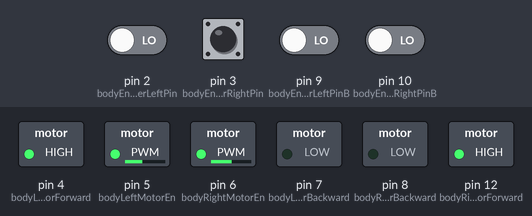
The sketch below on a simulated Arduino Uno, built with avr-gcc and run on an emulated ATmega328P. On the bench: switched loads named in the sketch (green lamp = pin HIGH). The inputs (shaded band) are chosen by the test bench; at power-on: pin 2 (bodyEncoderLeftPin), pin 3 (bodyEncoderRightPin), pin 9 (bodyEncoderLeftPinB), pin 10 (bodyEncoderRightPinB) LOW. What the sketch prints to the serial monitor is not drawn.

Above: at 4.2 s.
4.3 s: pin 2 (bodyEncoderLeftPin) driven HIGH
At 4.9 s:
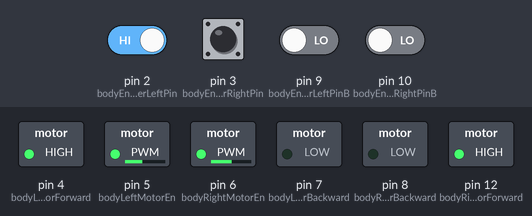
7.3 s: pin 3 (bodyEncoderRightPin) pulsed HIGH 2 times (0.12 s each, 0.3 s apart)
At 7.51 s:
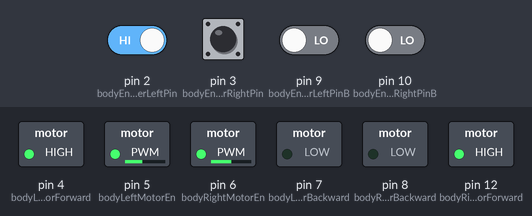
9.4 s: pin 3 (bodyEncoderRightPin) driven HIGH
At 9.9 s:
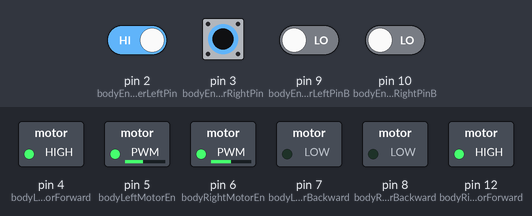
Timing chart, 0 to 12.4 s (numbered marks = the images above; inputs shaded):
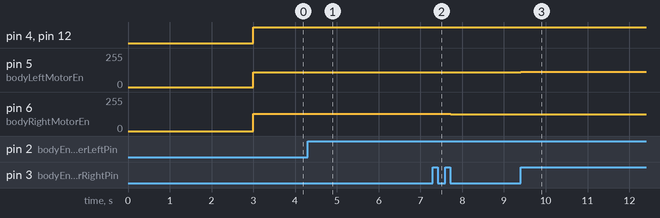

Measured:
- after the input at 4.3 s, pin 5 (bodyLeftMotorEn): 110/255 → 109/255 at once
- after the input at 7.3 s, pin 5 (bodyLeftMotorEn): 109/255 → 110/255 at once, → 111/255 0.30 s later, → 112/255 0.12 s later; pin 6 (bodyRightMotorEn): 130/255 → 129/255 after 0.12 s, → 128/255 0.18 s later, → 127/255 0.12 s later
- after the input at 9.4 s, pin 5 (bodyLeftMotorEn): 112/255 → 113/255 at once; pin 6 (bodyRightMotorEn): 127/255 → 126/255 at once

The sketch:

encoders-pwm-adjusted.ino
```cpp
#define serialSpeed 115200

#define bodyLeftMotorPwmRef 110
#define bodyRightMotorPwmRef 130

#define steeringFactor 0.9

// encoder type
#define bodyEncoderSJ01 true
#define bodyEncoderHC020K false
#define bodyEncoderLM393 false

#if bodyEncoderSJ01
#define bodyEncoderSignal CHANGE
#define bodyEncoderInputSignal INPUT
#endif
#if bodyEncoderHC020K
#define bodyEncoderSignal FALLING
#define bodyEncoderInputSignal INPUT_PULLUP
#endif
#if bodyEncoderLM393
#define bodyEncoderSignal RISING
#define bodyEncoderInputSignal INPUT
#endif

// motor one
#define enA 5
#define in1 4
#define in2 7
// motor two
#define enB 6
#define in3 8
#define in4 12

// LeftMotor
#define bodyLeftMotorEn enA
#define bodyLeftMotorForward in1
#define bodyLeftMotorBackward in2

// RightMotor
#define bodyRightMotorEn enB
#define bodyRightMotorForward in4
#define bodyRightMotorBackward in3

// encoder LeftMotor
#define bodyEncoderLeftInt 0
#define bodyEncoderLeftFunction bodyEncoderLeftCounter
#define bodyEncoderLeftPin 2 // A pin the interrupt pin
#if bodyEncoderSJ01
#define bodyEncoderLeftPinB 9 // B pin: the digital pin
#endif
#define bodyEncoderLeftSignal bodyEncoderSignal
#define bodyEncoderLeftInputSignal bodyEncoderInputSignal

// encoder RightMotor
#define bodyEncoderRightInt 1
#define bodyEncoderRightFunction bodyEncoderRightCounter
#define bodyEncoderRightPin 3 // A pin: the interrupt pin
#if bodyEncoderSJ01
#define bodyEncoderRightPinB 10 // B pin: the digital pin
#endif
#define bodyEncoderRightSignal bodyEncoderSignal
#define bodyEncoderRightInputSignal bodyEncoderInputSignal

#if bodyEncoderSJ01
byte bodyEncoderLeftPinLast;
boolean bodyEncoderLeftDirection; // the rotation direction
byte bodyEncoderRightPinLast;
boolean bodyEncoderRightDirection; //the rotation direction
#endif

volatile signed long bodyEncoderLeftTotalPulses = 0;
volatile signed long bodyEncoderRightTotalPulses = 0;

unsigned long loopTimeStart = 0;

void setup() {
  Serial.begin(serialSpeed); //Initialize the serial port

  pinMode(bodyLeftMotorEn, OUTPUT);
  pinMode(bodyLeftMotorForward, OUTPUT);
  pinMode(bodyLeftMotorBackward, OUTPUT);
  pinMode(bodyRightMotorEn, OUTPUT);
  pinMode(bodyRightMotorForward, OUTPUT);
  pinMode(bodyRightMotorBackward, OUTPUT);


#if bodyEncoderSJ01
  bodyEncoderLeftDirection = true; //default -> Forward
  pinMode(bodyEncoderLeftPinB, bodyEncoderLeftInputSignal);
#endif
  attachInterrupt(bodyEncoderLeftInt, bodyEncoderLeftFunction, bodyEncoderLeftSignal);

#if bodyEncoderSJ01
  bodyEncoderRightDirection = true; // default -> Forward
  pinMode(bodyEncoderRightPinB, bodyEncoderRightInputSignal);
#endif
  attachInterrupt(bodyEncoderRightInt, bodyEncoderRightFunction, bodyEncoderRightSignal);

  delay(3000);

  loopTimeStart = millis();

}

void loop() {
  unsigned long loopTime = 0;

  signed long steeringError = 0;
  unsigned int bodyLeftMotorPwmOut = 0;
  unsigned int bodyRightMotorPwmOut = 0;

  // set direction
  setBodyMotorLeftForward();
  setBodyMotorRightForward();

  // calculate pwm output
  steeringError = abs(bodyEncoderLeftTotalPulses) - abs(bodyEncoderRightTotalPulses);

  bodyLeftMotorPwmOut = bodyLeftMotorPwmRef - (steeringError * steeringFactor);
  bodyRightMotorPwmOut = bodyRightMotorPwmRef + (steeringError * steeringFactor);

  // set speed
  analogWrite(bodyLeftMotorEn, bodyLeftMotorPwmOut);
  analogWrite(bodyRightMotorEn, bodyRightMotorPwmOut);

  // display info
  //Serial.print(abs(bodyEncoderLeftTotalPulses)); Serial.print("\t");
  //Serial.print(abs(bodyEncoderRightTotalPulses)); Serial.print("\t");
  Serial.print((float)bodyLeftMotorPwmOut/10.0); Serial.print("\t"); // divided for scale display
  Serial.print((float)bodyRightMotorPwmOut/10.0); Serial.print("\t"); // divided for scale display
  Serial.print(steeringError); Serial.print("\t");
  Serial.print(steeringError * steeringFactor); Serial.print("\t");
  Serial.println("");

  // end loop
  loopTime = millis() - loopTimeStart;
  loopTimeStart = millis();
}


void bodyEncoderLeftCounter() {
#if bodyEncoderSJ01
  int Lstate = digitalRead(bodyEncoderLeftPin);
  if((bodyEncoderLeftPinLast == LOW) && Lstate==HIGH)
  {
    int val = digitalRead(bodyEncoderLeftPinB);
    if(val == LOW && bodyEncoderLeftDirection)
    {
      bodyEncoderLeftDirection = false; //Reverse
    }
    else if(val == HIGH && !bodyEncoderLeftDirection)
    {
      bodyEncoderLeftDirection = true;  //Forward
    }
  }
  bodyEncoderLeftPinLast = Lstate;

  if(!bodyEncoderLeftDirection)
  {
    bodyEncoderLeftTotalPulses++;
  } else {
    bodyEncoderLeftTotalPulses--;
  }
#else
  bodyEncoderLeftTotalPulses ++;
#endif
}

void bodyEncoderRightCounter() {
#if bodyEncoderSJ01
  int Lstate = digitalRead(bodyEncoderRightPin);
  if((bodyEncoderRightPinLast == LOW) && Lstate==HIGH)
  {
    int val = digitalRead(bodyEncoderRightPinB);
    if(val == LOW && bodyEncoderRightDirection)
    {
      bodyEncoderRightDirection = false; // Reverse
    }
    else if(val == HIGH && !bodyEncoderRightDirection)
    {
      bodyEncoderRightDirection = true;  // Forward
    }
  }
  bodyEncoderRightPinLast = Lstate;

  if(!bodyEncoderRightDirection)
  {
    bodyEncoderRightTotalPulses ++;
  } else {
    bodyEncoderRightTotalPulses --;
  }
#else
  bodyEncoderRightTotalPulses ++;
#endif
}

void setBodyMotorLeftForward() {
  digitalWrite(bodyLeftMotorForward, HIGH);
  digitalWrite(bodyLeftMotorBackward, LOW);
}

void setBodyMotorRightForward() {
  digitalWrite(bodyRightMotorForward, HIGH);
  digitalWrite(bodyRightMotorBackward, LOW);
}
```
